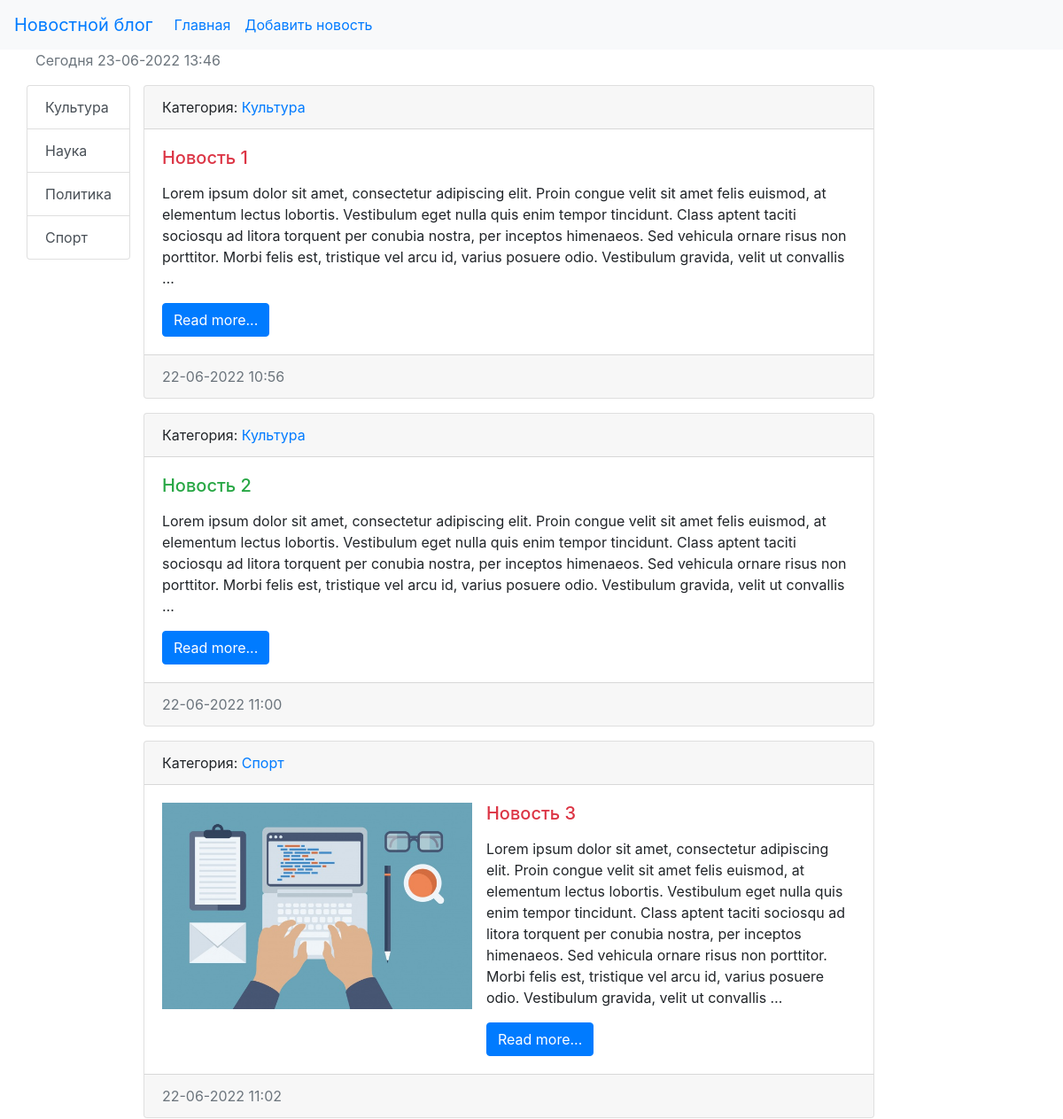
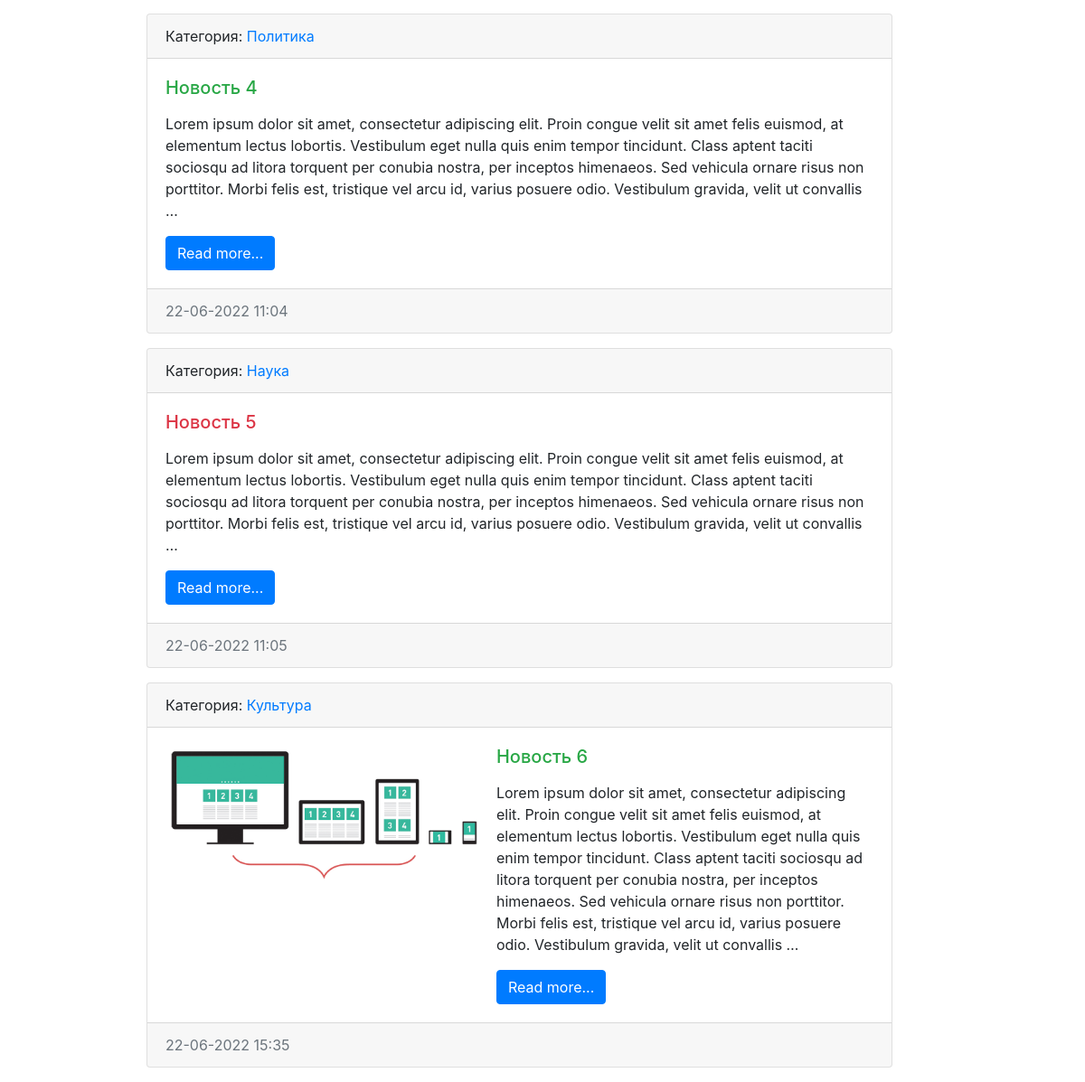
Before: / with the older database file (2 pictures, top to bottom).
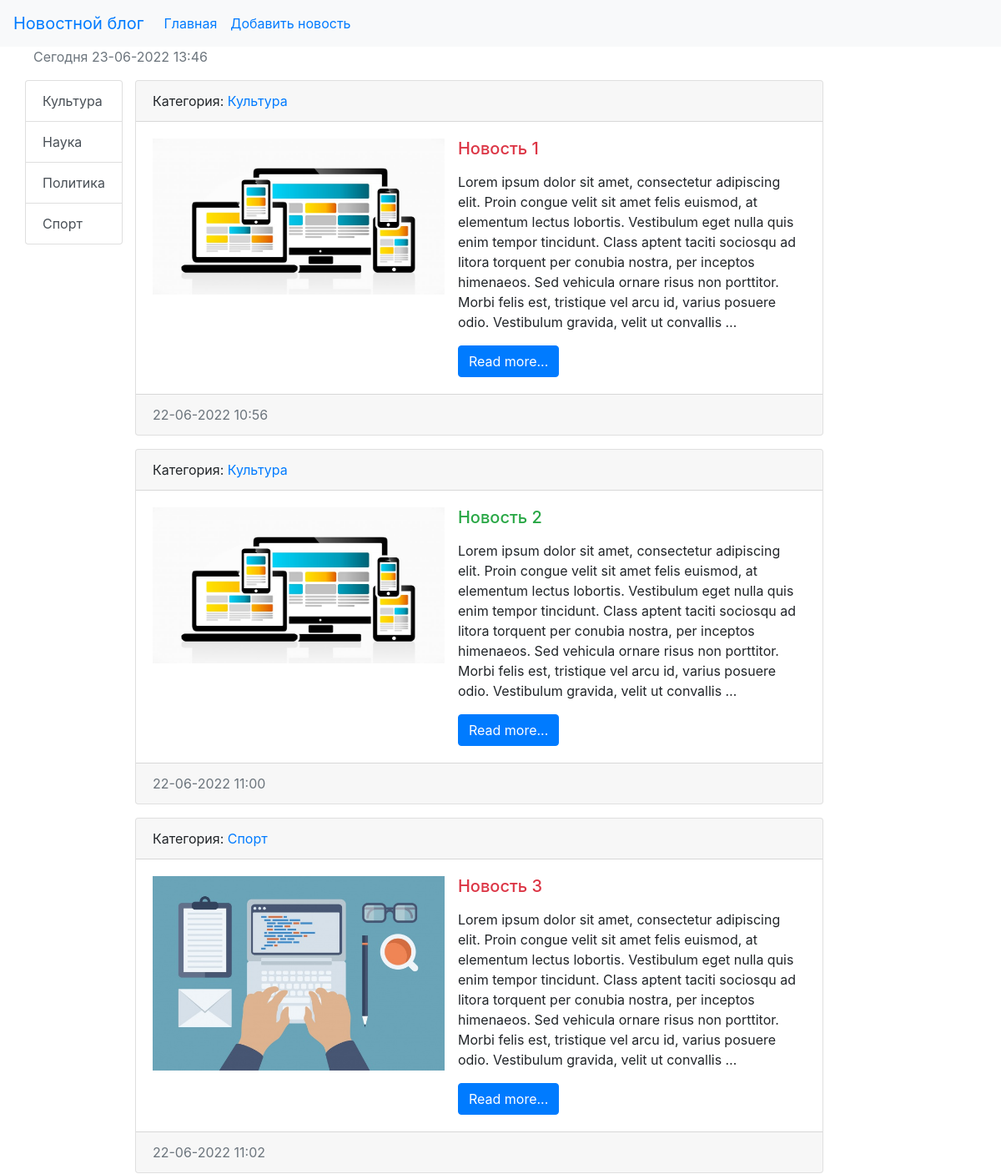
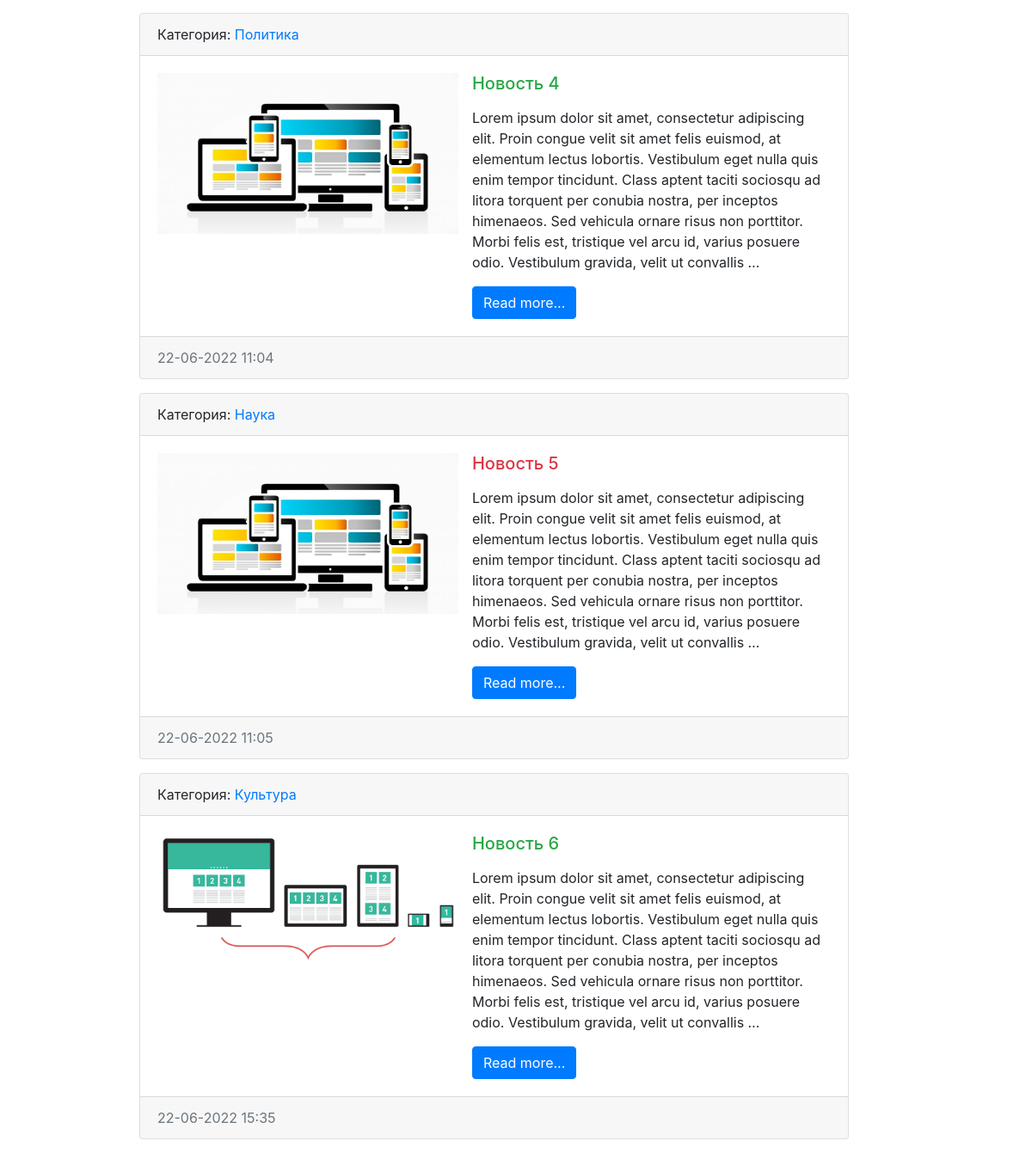
After: the same page with the newer database file (2 pictures, top to bottom).
### news/models.py (models this page shows, shortened)
class Category(models.Model): #Таблица категорий(первичная таблица)
    title = models.CharField(max_length=150, db_index=True, verbose_name='Заголовок') #db_index - индексация поля, ускорение поиска
    def get_absolute_url(self): #метод, указывающий на конкретную категорию для построения ссылки
        return reverse('category', kwargs={"category_id": self.pk}) #передаем в reverse имя маршрута и параметр для его построения
    def __str__(self): #строковое представление объекта для красивого отображения на странице
        return self.title
    class Meta: #подкласс для мета-описания таблицы
        verbose_name = 'Категория' #именование таблицы в единственном числе
        verbose_name_plural = 'Категории' #именование таблицы во множественном числе
        ordering = ['title'] #сортировка записей в таблице

class News(models.Model): #таблица для новостей(вторичная таблица)
    title = models.CharField(max_length=150, verbose_name = 'Заголовок') #заголовок новости
    content = models.TextField(blank=True, verbose_name = 'Текст') #текст новости
    created_date = models.DateTimeField(auto_now_add=True, verbose_name = 'Время публикации') #дата и время создания
    updated_date = models.DateTimeField(auto_now=True, verbose_name = 'Время редактирования') #дата и время изменения
    photo = models.ImageField(upload_to='photos/%Y/%m/%d', blank=True, verbose_name = 'Фото') #изображение новости
    is_published = models.BooleanField(default=True, verbose_name = 'Публикация') #опубликована ли запись
    category = models.ForeignKey(Category, on_delete=models.PROTECT, null=True, verbose_name='Категория') #foreign key для связи таблиц News и Category(ссылка на таблицу для связи, защита от удаления связанных данных, ...)
    def get_absolute_url(self): #метод, указывающий на конкретную категорию для построения ссылки
        return reverse('view_news', kwargs={"news_id": self.pk})
    class Meta: #подкласс для мета-описания таблицы
        verbose_name = 'Новость' #именование таблицы в единственном числе
        verbose_name_plural = 'Новости' # именование таблицы во множественном числе
        ordering = ['created_date'] #сортировка записей в таблице

### news/views.py (the view)
# urls.py: path('', index, name='home'), #главная
def index(request):
    news = News.objects.all()
    context = {
        'news': news,
        'title': 'Список новостей',
    }
    return render(request, 'news/index.html', context=context)

### news/templatetags/news_tags.py (called while the page is built)
@register.inclusion_tag('news/list_categories.html')
def show_categories(): #inclusion тег
    categories = Category.objects.all()
    return {"categories": categories}

### news/templates/news/index.html (shortened to what this page needs)
{% extends 'base.html' %}
{% block sidebar %}
{% include 'inc/_sidebar.html' %}
{% endblock %}
{% block content %}
{% for item in news %}
<div class="card mb-3">
    <div class="card-header">
        Категория: <a href="{{ item.category.get_absolute_url }}">{{ item.category }}</a>
    </div>
    <div class="card-body">
        <div class="media">
            {% if item.photo %}
            <img src="{{ item.photo.url }}" alt="Фото статьи" width="350" class="mr-3">
            {% endif %}
            <div class="media-body">
                <h5 class="card-title {% cycle 'text-danger' 'text-success' %}">{{ item.title }}</h5>
                <p class="card-text">{{ item.content|linebreaks|truncatewords:60 }}</p>
                <a href="{{ item.get_absolute_url }}" class="btn btn-primary">Read more...</a>
            </div>
        </div>
    </div>
    <div class="card-footer text-muted">
        {{ item.created_date|date:"d-m-Y H:i" }}
    </div>
</div>
{% endfor %}
{% endblock %}

### templates/base.html (shortened to what this page needs)
<!doctype html>
<html lang="en">
<head>
    <link rel="stylesheet" href="https://cdn.jsdelivr.net/npm/bootstrap@4.3.1/dist/css/bootstrap.min.css"
>
</head>
<body>
{% include 'inc/_nav.html' %}
<ul class="text-secondary">Cегодня {% now "d-m-Y H:i" %}</ul>
<div class="container mt-3">
    <div class="row">
        <div class="col-dm-3">
            {% block sidebar %} Сайдбар {% endblock %}
        </div>
        <div class="col-md-9">
            {% block content %} Новости {% endblock %}
        </div>
    </div>
</div>
</body>
</html>

### templates/inc/_nav.html (shortened to what this page needs)
<nav class="navbar navbar-expand-lg bg-light">
    <a class="navbar-brand" href="{% url 'home' %}">Новостной блог</a>
    <div class="collapse navbar-collapse" id="navbarSupportedContent">
        <ul class="navbar-nav me-auto mb-2 mb-lg-0">
            <li class="nav-item"><a class="nav-link" href="{% url 'home' %}">Главная</a></li>
            <li class="nav-item"><a class="nav-link" href="{% url 'home' %}">Добавить новость</a></li>
        </ul>
    </div>
</nav>

### templates/inc/_sidebar.html (shortened to what this page needs)
{% load news_tags %}
{% show_categories %}

### news/templates/news/list_categories.html
<div class="list-group">
    {% for item in categories %}
    <a href="{{ item.get_absolute_url }}" class="list-group-item list-group-item-action">{{ item.title }}</a>
    {% endfor %}
</div>

Changed rows visible on the page:
changed News "Новость 1": photo: picture added
changed News "Новость 2": photo: picture added
changed News "Новость 4": photo: picture added
changed News "Новость 5": photo: picture added
